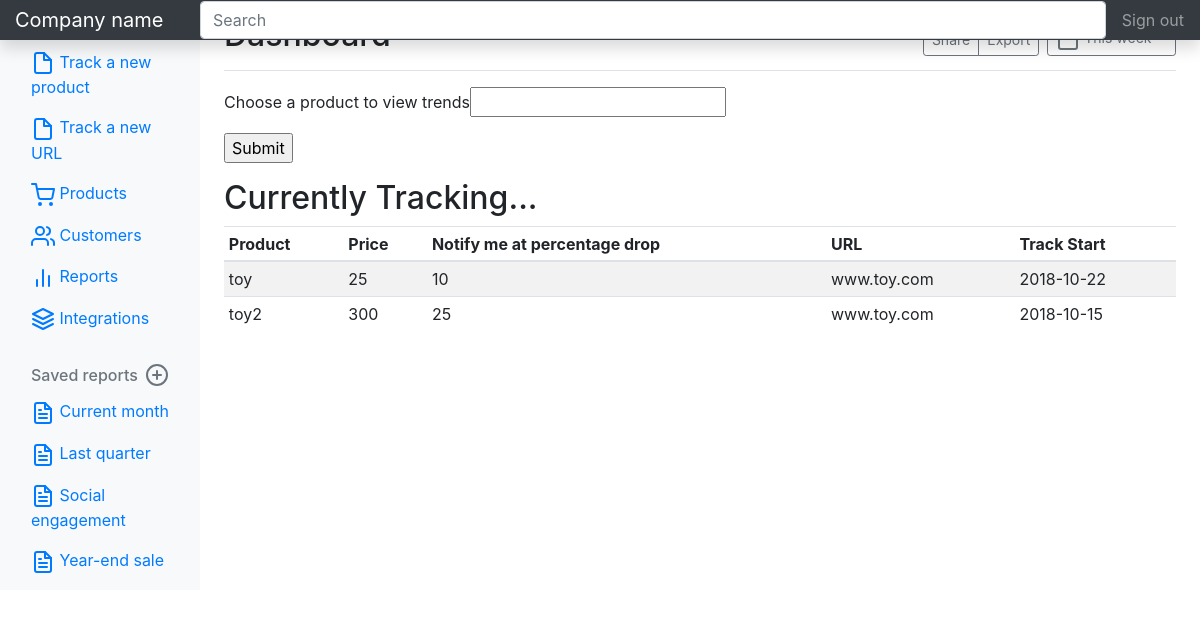
Before: /homepage (signed in) with the older database file.
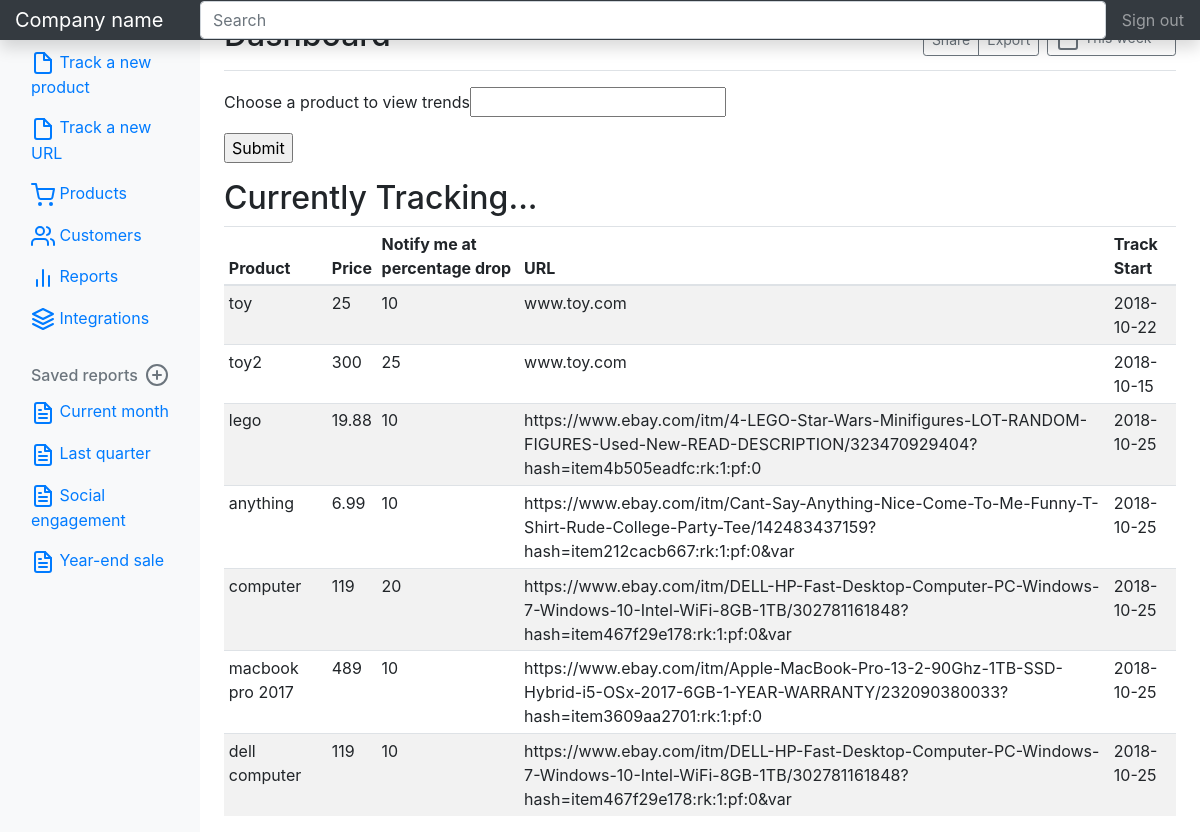
After: the same page with the newer database file.
### tables this page shows
CREATE TABLE original(
                pk INTEGER PRIMARY KEY AUTOINCREMENT,
                username VARCHAR,
                product VARCHAR,
                price INTEGER,
                percentage INTEGER,
                url VARCHAR,
                date TEXT);

### run/src/controllers/homepage.py (the view)
@controller.route('/homepage', methods=['POST','GET'])
def home():
    if 'username' in session:
        username = session['username']
        info = homepage.get_table_info(username)
        if request.method == 'POST':
            product = request.form['product']
            x_data, y_data = homepage.generate_graph_data(product)
            info = homepage.get_table_info(username)
            if len(y_data) > 1:
                time_string = homepage.generate_graph(x_data, y_data, product)
                return render_template('homepage.html', product = product+time_string, info=info)
            else:
                return render_template('homepage.html', info=info, response= "Not enough data to represent accurate trends. Please try again later.")
        else:
            return render_template('homepage.html',info=info)
    else:
        return redirect('/')

### run/src/models/homepage.py (called while the page is built)
def get_table_info(username):
    with Database('dealbase.db') as db:
        db.execute("""SELECT * FROM original WHERE username=?;""",(username,))
        info = db.fetchall()
        return info

### run/src/models/orm.py (called while the page is built)
    def __enter__(self):
        return self.cursor

    def __exit__(self,exc_type,exc_val, exc_tb):
        if self.connection:
            self.connection.commit()
            self.connection.close()

### run/src/templates/homepage.html (shortened to what this page needs)
<!doctype html>
<html lang="en">
  <head>
    <link href="https://getbootstrap.com/docs/4.1/dist/css/bootstrap.min.css" rel="stylesheet">
    <link href="https://getbootstrap.com/docs/4.1/examples/dashboard/dashboard.css" rel="stylesheet">
  </head>
  <body>
    <nav class="navbar navbar-dark fixed-top bg-dark flex-md-nowrap p-0 shadow">
      <a class="navbar-brand col-sm-3 col-md-2 mr-0" href="#">Company name</a>
      <input class="form-control form-control-dark w-100" type="text" placeholder="Search" aria-label="Search">
      <ul class="navbar-nav px-3">
        <li class="nav-item text-nowrap">
          <a class="nav-link" href="/logout">Sign out</a>
        </li>
      </ul>
    </nav>
    <div class="container-fluid">
      <div class="row">
        <nav class="col-md-2 d-none d-md-block bg-light sidebar">
          <div class="sidebar-sticky">
            <ul class="nav flex-column">
              <li class="nav-item">
                <a class="nav-link active" href="/homepage">
                </a>
              </li>
              <li class="nav-item">
                <a class="nav-link" href="/add-product">
                  <span data-feather="file"></span>
                  Track a new product
                </a>
              </li>
              <li class="nav-item">
                <a class="nav-link" href="/add-url">
                  <span data-feather="file"></span>
                  Track a new URL
                </a>
              </li>
              <li class="nav-item">
                <a class="nav-link" href="#">
                  <span data-feather="shopping-cart"></span>
                  Products
                </a>
              </li>
              <li class="nav-item">
                <a class="nav-link" href="#">
                  <span data-feather="users"></span>
                  Customers
                </a>
              </li>
              <li class="nav-item">
                <a class="nav-link" href="#">
                  <span data-feather="bar-chart-2"></span>
                  Reports
                </a>
              </li>
              <li class="nav-item">
                <a class="nav-link" href="#">
                  <span data-feather="layers"></span>
                  Integrations
                </a>
              </li>
            </ul>
            <h6 class="sidebar-heading d-flex justify-content-between align-items-center px-3 mt-4 mb-1 text-muted">
              <span>Saved reports</span>
              <a class="d-flex align-items-center text-muted" href="#">
                <span data-feather="plus-circle"></span>
              </a>
            </h6>
            <ul class="nav flex-column mb-2">
              <li class="nav-item">
                <a class="nav-link" href="#">
                  <span data-feather="file-text"></span>
                  Current month
                </a>
              </li>
              <li class="nav-item">
                <a class="nav-link" href="#">
                  <span data-feather="file-text"></span>
                  Last quarter
                </a>
              </li>
              <li class="nav-item">
                <a class="nav-link" href="#">
                  <span data-feather="file-text"></span>
                  Social engagement
                </a>
              </li>
              <li class="nav-item">
                <a class="nav-link" href="#">
                  <span data-feather="file-text"></span>
                  Year-end sale
                </a>
              </li>
            </ul>
          </div>
        </nav>
        <main role="main" class="col-md-9 ml-sm-auto col-lg-10 px-4">
          <div class="d-flex justify-content-between flex-wrap flex-md-nowrap align-items-center pt-3 pb-2 mb-3 border-bottom">
            <h1 class="h2">Dashboard</h1>
            <div class="btn-toolbar mb-2 mb-md-0">
              <div class="btn-group mr-2">
                <button class="btn btn-sm btn-outline-secondary">Share</button>
                <button class="btn btn-sm btn-outline-secondary">Export</button>
              </div>
              <button class="btn btn-sm btn-outline-secondary dropdown-toggle">
              </button>
            </div>
          </div>
             {% block graph %}
             <form method = "post">
              <p>Choose a product to view trends<input type = "text" name = "product" /></p>
              <p><input type = "submit" value = "Submit" /></p>
            </form>
            {% endblock graph %}
          <h2>Currently Tracking...</h2>
          <div class="table-responsive">
            <table class="table table-striped table-sm">
              <thead>
                <tr>
                  <th>Product</th>
                  <th>Price</th>
                  <th>Notify me at percentage drop</th>
                  <th>URL</th>
                  <th>Track Start</th>
                </tr>
              </thead>
              <tbody>
                {% for each in info %}
                <tr>
                  <td>{{each[2]}}</td>
                  <td>{{each[3]}}</td>
                  <td>{{each[4]}}</td>
                  <td>{{each[5]}}</td>
                  <td>{{each[6]}}</td>
                </tr>
                {% endfor %}
              </tbody>
            </table>
          </div>
        </main>
      </div>
    </div>
  </body>
</html>

Changed rows visible on the page:
added original: product "lego", price "19.88", percentage "10", url "https://www.ebay.com/itm/4-LEGO-Star-Wars-Minifigures-LOT-RANDOM-FIGURES-Used-New-READ-DESCRIPTION/323470929404?hash=item4b505eadfc:rk:1:pf:0", date "2018-10-25"
added original: product "anything", price "6.99", percentage "10", url "https://www.ebay.com/itm/Cant-Say-Anything-Nice-Come-To-Me-Funny-T-Shirt-Rude-College-Party-Tee/142483437159?hash=item212cacb667:rk:1:pf:0&var", date "2018-10-25"
added original: product "computer", price "119", percentage "20", url "https://www.ebay.com/itm/DELL-HP-Fast-Desktop-Computer-PC-Windows-7-Windows-10-Intel-WiFi-8GB-1TB/302781161848?hash=item467f29e178:rk:1:pf:0&var", date "2018-10-25"
added original: product "macbook pro 2017", price "489", percentage "10", url "https://www.ebay.com/itm/Apple-MacBook-Pro-13-2-90Ghz-1TB-SSD-Hybrid-i5-OSx-2017-6GB-1-YEAR-WARRANTY/232090380033?hash=item3609aa2701:rk:1:pf:0", date "2018-10-25"
added original: product "dell computer", price "119", percentage "10", url "https://www.ebay.com/itm/DELL-HP-Fast-Desktop-Computer-PC-Windows-7-Windows-10-Intel-WiFi-8GB-1TB/302781161848?hash=item467f29e178:rk:1:pf:0&var", date "2018-10-25"
